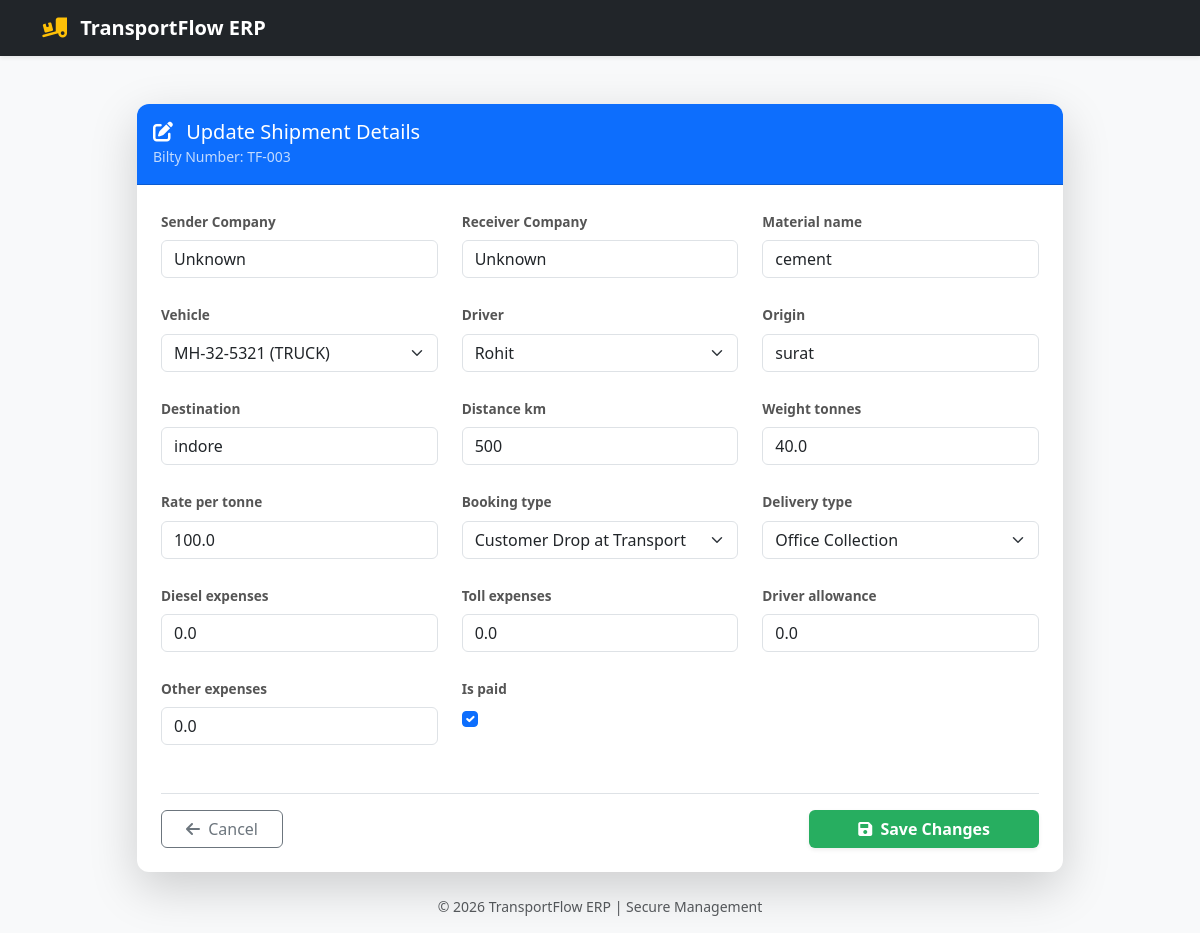
Page /edit/3/ (signed in) on the committed database.
### shipments/models.py (models this page shows, shortened)
class Shipment(models.Model):
    bilty_number = models.CharField(max_length=20, unique=True, editable=False)
    material_name = models.CharField(max_length=100)
    consignor_name = models.CharField(max_length=200, default="Unknown", verbose_name="Sender Company")
    consignee_name = models.CharField(max_length=200, default="Unknown", verbose_name="Receiver Company")
    vehicle = models.ForeignKey(Vehicle, on_delete=models.CASCADE)
    driver = models.ForeignKey(Driver, on_delete=models.CASCADE)
    origin = models.CharField(max_length=100)
    destination = models.CharField(max_length=100)
    distance_km = models.PositiveIntegerField(default=0, null=True, blank=True)
    BOOKING_CHOICES = [
        ('pickup', 'Company Pickup'),
        ('drop', 'Customer Drop at Transport'),
    ]
    DELIVERY_CHOICES = [
        ('door', 'Door Delivery'),
        ('office', 'Office Collection'),
    ]
    booking_type = models.CharField(max_length=20, choices=BOOKING_CHOICES, default='drop')
    delivery_type = models.CharField(max_length=20, choices=DELIVERY_CHOICES, default='office')
    weight_tonnes = models.FloatField(default=0)
    rate_per_tonne = models.FloatField(default=0)
    total_freight = models.FloatField(default=0, editable=False) # Total Sale
    diesel_expenses = models.FloatField(default=0)
    toll_expenses = models.FloatField(default=0)
    driver_allowance = models.FloatField(default=0)
    other_expenses = models.FloatField(default=0)
    purchase_cost = models.FloatField(default=0, editable=False) # Total Expense
    net_profit = models.FloatField(default=0, editable=False)   # Final Profit
    is_paid = models.BooleanField(default=False)
    created_at = models.DateTimeField(auto_now_add=True)

### shipments/views.py (the view)
# urls.py: path('edit/<int:shipment_id>/', views.edit_shipment, name='edit_shipment'),
@login_required
def edit_shipment(request, shipment_id):
    shipment = get_object_or_404(Shipment, id=shipment_id)
    if request.method == 'POST':
        form = ShipmentForm(request.POST, instance=shipment)
        if form.is_valid():
            form.save()
            return redirect('dashboard')
    else:
        form = ShipmentForm(instance=shipment)
    return render(request, 'shipments/edit_shipment.html', {'form': form, 'shipment': shipment})

### fleet/models.py (called while the page is built)
    def __str__(self):
        return f"{self.vehicle_number} ({self.vehicle_type})"

    def __str__(self):
        return self.name

### shipments/templates/shipments/edit_shipment.html (shortened to what this page needs)
<!DOCTYPE html>
<html lang="en">
<head>
    <link href="https://cdn.jsdelivr.net/npm/bootstrap@5.3.0/dist/css/bootstrap.min.css" rel="stylesheet">
    <link rel="stylesheet" href="https://cdnjs.cloudflare.com/ajax/libs/font-awesome/6.0.0/css/all.min.css">
</head>
<body class="bg-light">
    <nav class="navbar navbar-dark bg-dark mb-5 shadow-sm">
        <div class="container">
            <a class="navbar-brand fw-bold" href="{% url 'dashboard' %}">
                <i class="fas fa-truck-loading text-warning me-2"></i> TransportFlow ERP
            </a>
        </div>
    </nav>
    <div class="container">
        <div class="row justify-content-center">
            <div class="col-md-10">
                <div class="card shadow-lg border-0">
                    <div class="card-header bg-primary text-white py-3">
                        <h5 class="mb-0"><i class="fas fa-edit me-2"></i> Update Shipment Details</h5>
                        <small class="opacity-75">Bilty Number: {{ shipment.bilty_number }}</small>
                    </div>
                    <div class="card-body p-4">
                        <form method="POST">
                            <div class="row g-4">
                                {% for field in form %}
                                <div class="col-md-4">
                                    <label class="form-label">{{ field.label }}</label>
                                    <div class="input-group">
                                        {{ field }}
                                    </div>
                                </div>
                                {% endfor %}
                            </div>
                            <div class="mt-5 pt-3 border-top d-flex justify-content-between">
                                <a href="{% url 'dashboard' %}" class="btn btn-outline-secondary px-4">
                                    <i class="fas fa-arrow-left me-1"></i> Cancel
                                </a>
                                <button type="submit" class="btn btn-update px-5 shadow-sm">
                                    <i class="fas fa-save me-1"></i> Save Changes
                                </button>
                            </div>
                        </form>
                    </div>
                </div>
                <p class="text-center mt-4 text-muted small">&copy; 2026 TransportFlow ERP | Secure Management</p>
            </div>
        </div>
    </div>
</body>
</html>

### shipments/templates/shipments/edit_shipment.html (style rules this page uses)
:root { --primary-dark: #2c3e50; }
.form-label { font-size: 0.85rem; font-weight: bold; color: #555; }
.card { border-radius: 12px; overflow: hidden; }
.btn-update { background-color: #27ae60; color: white; font-weight: bold; }

### rows in the picture
Shipment: bilty_number "TF-003", form "Unknown" "Unknown" "cement" "MH-32-5321 (TRUCK)" "Rohit" "surat" "indore" "500" "40.0" "100.0" "Customer Drop at Transport" "Office Collection" "0.0" "0.0" "0.0" "0.0" "☑"

### other values in the picture
{{ field.label }} "Sender Company" "Receiver Company" "Material name" "Vehicle" "Driver" "Origin" "Destination" "Distance km" "Weight tonnes" "Rate per tonne" "Booking type" "Delivery type" "Diesel expenses" "Toll expenses" "Driver allowance" "Other expenses" "Is paid"
